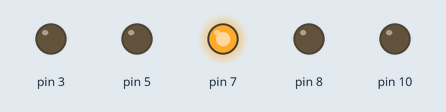
This program was run on a simulated Raspberry Pi (header pin numbers). On the bench: output pins drawn as LEDs (lit = HIGH).

Above: at 0.1 s.
At 4.1 s:
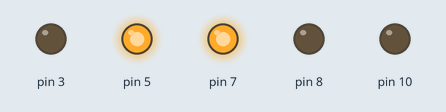
At 8.1 s:
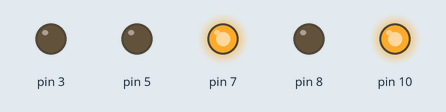
At 18.1 s:
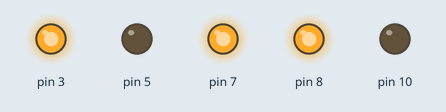
At 28.1 s:
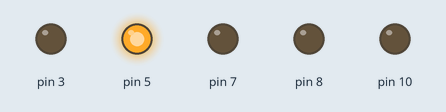
At 38.1 s:
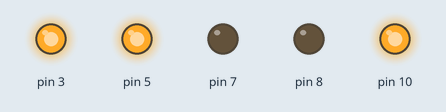
Timing chart, 0 to 39.6 s (numbered marks = the images above):
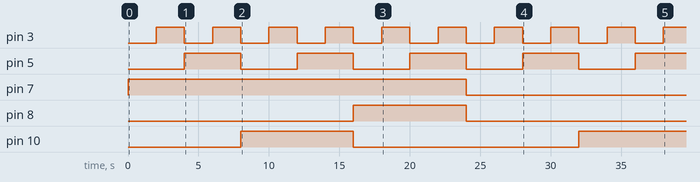

The program:

mux.py
```python
import RPi.GPIO as GPIO
import time


# to use Raspberry Pi board pin numbers
GPIO.setmode(GPIO.BOARD)
# set up GPIO output channel
GPIO.setup(3, GPIO.OUT)
GPIO.setup(5, GPIO.OUT)
GPIO.setup(10, GPIO.OUT)
GPIO.setup(8, GPIO.OUT)
GPIO.setup(7, GPIO.OUT)

GPIO.output(7,GPIO.HIGH)


#I/O=13
GPIO.output(3,GPIO.LOW)
GPIO.output(5,GPIO.LOW)
GPIO.output(10,GPIO.LOW)
GPIO.output(8,GPIO.LOW)
time.sleep(2)

#I/O=12
GPIO.output(3,GPIO.HIGH)
GPIO.output(5,GPIO.LOW)
GPIO.output(10,GPIO.LOW)
GPIO.output(8,GPIO.LOW)
time.sleep(2)

#I/0=11
GPIO.output(3,GPIO.LOW)
GPIO.output(5,GPIO.HIGH)
GPIO.output(10,GPIO.LOW)
GPIO.output(8,GPIO.LOW)
time.sleep(2)

#I/O=10
GPIO.output(3,GPIO.HIGH)
GPIO.output(5,GPIO.HIGH)
GPIO.output(10,GPIO.LOW)
GPIO.output(8,GPIO.LOW)
time.sleep(2)

#I/0=9
GPIO.output(3,GPIO.LOW)
GPIO.output(5,GPIO.LOW)
GPIO.output(10,GPIO.HIGH)
GPIO.output(8,GPIO.LOW)
time.sleep(2)

#I/0=8
GPIO.output(3,GPIO.HIGH)
GPIO.output(5,GPIO.LOW)
GPIO.output(10,GPIO.HIGH)
GPIO.output(8,GPIO.LOW)
time.sleep(2)

#I/O=7
GPIO.output(3,GPIO.LOW)
GPIO.output(5,GPIO.HIGH)
GPIO.output(10,GPIO.HIGH)
GPIO.output(8,GPIO.LOW)
time.sleep(2)

#I/O=6
GPIO.output(3,GPIO.HIGH)
GPIO.output(5,GPIO.HIGH)
GPIO.output(10,GPIO.HIGH)
GPIO.output(8,GPIO.LOW)
time.sleep(2)

#I/0=5
GPIO.output(3,GPIO.LOW)
GPIO.output(5,GPIO.LOW)
GPIO.output(10,GPIO.LOW)
GPIO.output(8,GPIO.HIGH)
time.sleep(2)

#I/0=4
GPIO.output(3,GPIO.HIGH)
GPIO.output(5,GPIO.LOW)
GPIO.output(10,GPIO.LOW)
GPIO.output(8,GPIO.HIGH)
time.sleep(2)

#I/0=3
GPIO.output(3,GPIO.LOW)
GPIO.output(5,GPIO.HIGH)
GPIO.output(10,GPIO.LOW)
GPIO.output(8,GPIO.HIGH)
time.sleep(2)

#I/0=2
GPIO.output(3,GPIO.HIGH)
GPIO.output(5,GPIO.HIGH)
GPIO.output(10,GPIO.LOW)
GPIO.output(8,GPIO.HIGH)
time.sleep(2)


GPIO.output(7,GPIO.LOW)

#I/O=13
GPIO.output(3,GPIO.LOW)
GPIO.output(5,GPIO.LOW)
GPIO.output(10,GPIO.LOW)
GPIO.output(8,GPIO.LOW)
time.sleep(2)

#I/O=12
GPIO.output(3,GPIO.HIGH)
GPIO.output(5,GPIO.LOW)
GPIO.output(10,GPIO.LOW)
GPIO.output(8,GPIO.LOW)
time.sleep(2)

#I/0=11
GPIO.output(3,GPIO.LOW)
GPIO.output(5,GPIO.HIGH)
GPIO.output(10,GPIO.LOW)
GPIO.output(8,GPIO.LOW)
time.sleep(2)

#I/O=10
GPIO.output(3,GPIO.HIGH)
GPIO.output(5,GPIO.HIGH)
GPIO.output(10,GPIO.LOW)
GPIO.output(8,GPIO.LOW)
time.sleep(2)

#I/0=9
GPIO.output(3,GPIO.LOW)
GPIO.output(5,GPIO.LOW)
GPIO.output(10,GPIO.HIGH)
GPIO.output(8,GPIO.LOW)
time.sleep(2)

#I/0=8
GPIO.output(3,GPIO.HIGH)
GPIO.output(5,GPIO.LOW)
GPIO.output(10,GPIO.HIGH)
GPIO.output(8,GPIO.LOW)
time.sleep(2)

#I/O=7
GPIO.output(3,GPIO.LOW)
GPIO.output(5,GPIO.HIGH)
GPIO.output(10,GPIO.HIGH)
GPIO.output(8,GPIO.LOW)
time.sleep(2)

#I/O=6
GPIO.output(3,GPIO.HIGH)
GPIO.output(5,GPIO.HIGH)
GPIO.output(10,GPIO.HIGH)
GPIO.output(8,GPIO.LOW)
time.sleep(2)

#I/0=5
GPIO.output(3,GPIO.LOW)
GPIO.output(5,GPIO.LOW)
GPIO.output(10,GPIO.LOW)
GPIO.output(8,GPIO.HIGH)
time.sleep(2)

#I/0=4
GPIO.output(3,GPIO.HIGH)
GPIO.output(5,GPIO.LOW)
GPIO.output(10,GPIO.LOW)
GPIO.output(8,GPIO.HIGH)
time.sleep(2)

#I/0=3
GPIO.output(3,GPIO.LOW)
GPIO.output(5,GPIO.HIGH)
GPIO.output(10,GPIO.LOW)
GPIO.output(8,GPIO.HIGH)
time.sleep(2)

#I/0=2
GPIO.output(3,GPIO.HIGH)
GPIO.output(5,GPIO.HIGH)
GPIO.output(10,GPIO.LOW)
GPIO.output(8,GPIO.HIGH)
time.sleep(2)
```

Measured:
- by itself, pin 3: alternates HIGH for 2.0 s and LOW for 2.0 s
- by itself, pin 5: alternates HIGH for 4.0 s and LOW for 4.0 s
- by itself, pin 7: LOW → HIGH at 0.00 s, → LOW 24.0 s later
- by itself, pin 8: LOW → HIGH at 16.0 s, → LOW 8.0 s later
- by itself, pin 10: LOW → HIGH at 8.0 s, → LOW 8.0 s later, → HIGH 16.0 s later
